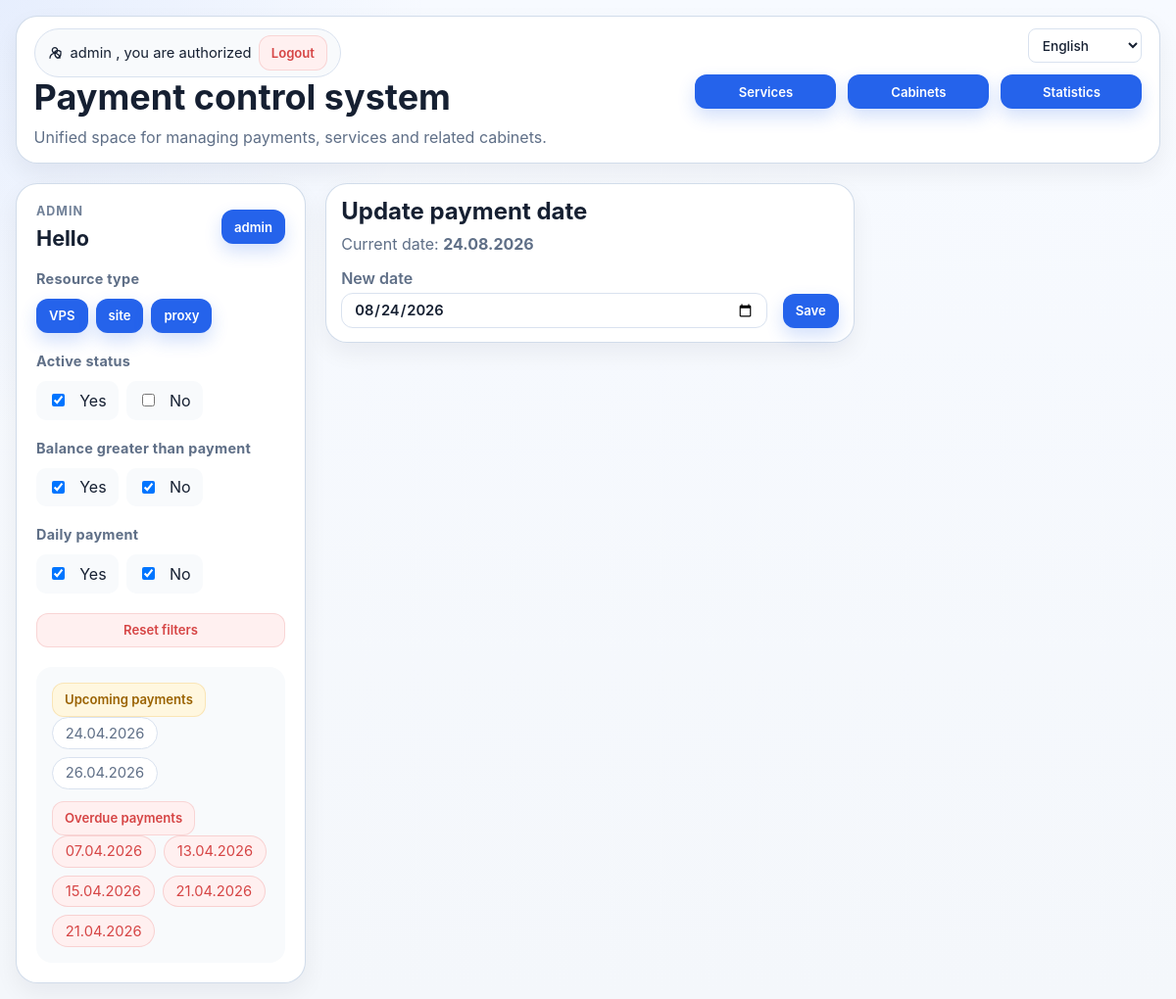
The app's page /edit_dt/414 (signed in), older data.
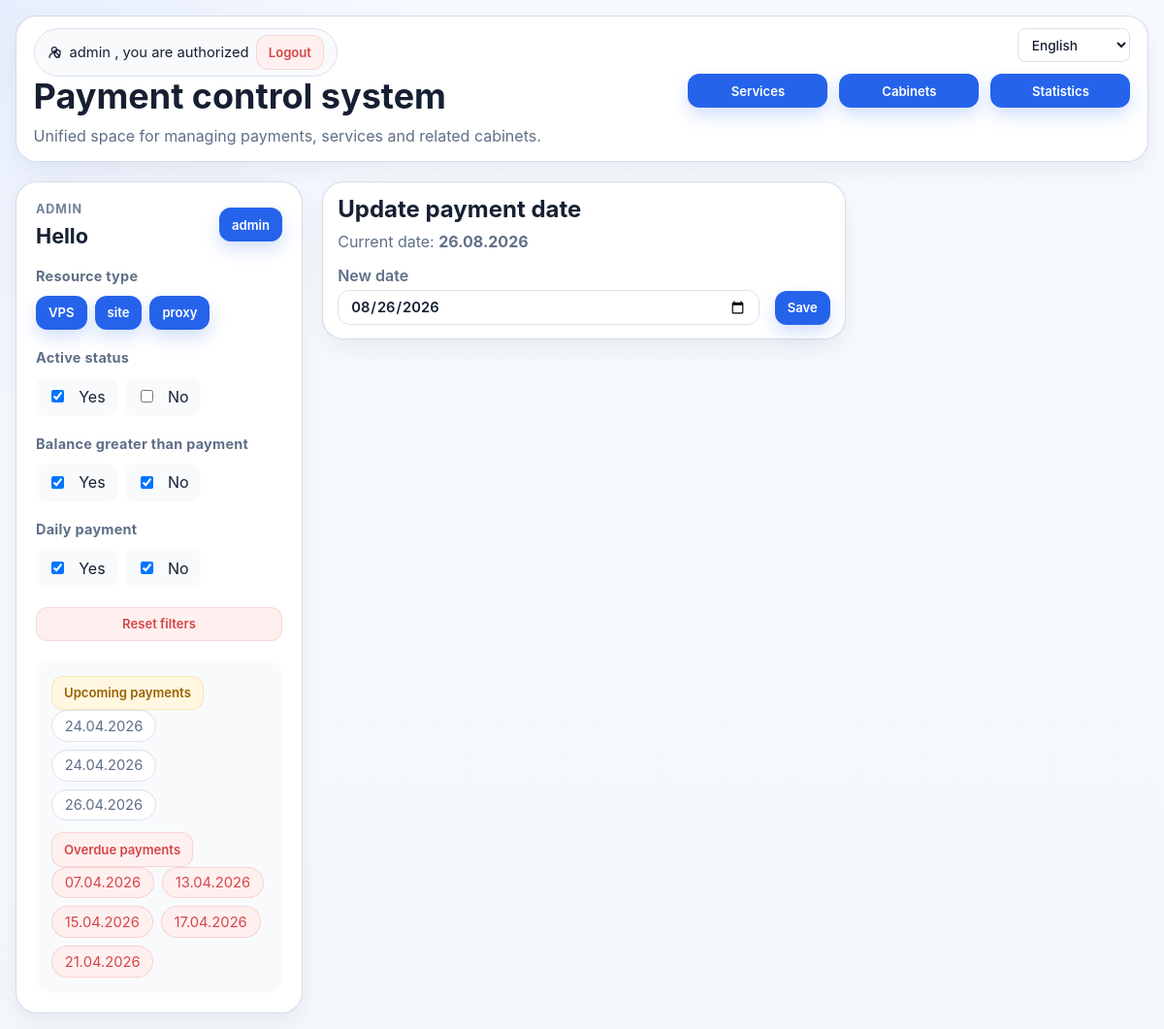
The same page, newer data.
### pay_app/models.py (models this page shows, shortened)
class Pay(models.Model):
    CHOICES_TYPE_SOURCE = (
        ("VPS", "VPS"),
        ("site", "site"),
        ("proxy", "proxy")
    )
    CHOICES_ACTIVE = (
        ("active", "active"),
        ("not active", "not active")
    )
    CHOICES_CURRENCY = (
        ("USD $", "USD"),
        ("EURO €", "EURO"),
        ("UAH ₴", "UAH"),
        ("rub ₽", "rub")
    )
    id = models.BigAutoField(primary_key=True)
    cabinet = models.ForeignKey('Cabinet', on_delete=models.DO_NOTHING, verbose_name='Кабінет')
    groups = models.CharField(max_length=50, blank=True, verbose_name='Група')
    create_date = models.DateField(default=datetime.date.today, verbose_name='Дата створення')
    service = models.CharField(max_length=70, verbose_name='Сервіс')
    type_source = models.CharField(max_length=58, choices=CHOICES_TYPE_SOURCE, default=1, verbose_name='Тип ресурсу')
    price_per_month = models.DecimalField(max_digits=10, decimal_places=2, verbose_name='Місячна плата')
    currency = models.CharField(max_length=8, default=1, choices=CHOICES_CURRENCY, verbose_name='Валюта')
    pay_sys = models.CharField(max_length=50, verbose_name='Платіжна система')
    paid_up_to = models.DateField(default=default_paid_up_to, verbose_name='Оптачено до')
    status = models.CharField(max_length=200, default=1, null=True, choices=CHOICES_ACTIVE, verbose_name='Статус')
    email_login = models.CharField(max_length=300, verbose_name='Логін')
    password = models.CharField(max_length=300, unique=False, verbose_name='Пароль')
    ip = models.CharField(max_length=340, null=True, verbose_name='Ір/port')
    note_pay = models.CharField(max_length=340, blank=True, null=True, verbose_name='Примітка')

### pay_app/views.py (the view, shortened to what this page needs)
# urls.py: path("edit_dt/<int:id>", views.edit_dt, name="edit_dt"),
@login_required
def edit_dt(request: HttpRequest, id: int) -> HttpResponse:
    item = get_object_or_404(Pay, id=id)
    ctx = {'object_l': item}
    ctx.update(_base_ctx(request))
    return render(request, 'edit_dt.html', ctx)

### pay_app/log_context.py (called while the page is built)
def set_request_context(context: dict[str, Any]) -> None:
    _REQUEST_CONTEXT.set(dict(context))

def clear_request_context() -> None:
    _REQUEST_CONTEXT.set({})

### pay_app/services/common.py (called while the page is built)
def get_common_context() -> dict[str, object]:
    today = datetime.date.today()
    month = today + datetime.timedelta(days=31)
    week = today + datetime.timedelta(days=7)
    month_ago = today - datetime.timedelta(days=31)
    last_dt = Pay.objects.filter(
        status='active',
        paid_up_to__gte=today,
        paid_up_to__lte=week,
    ).order_by('paid_up_to')[:5]
    not_paid = Pay.objects.filter(
        status='active',
        paid_up_to__lt=today,
        paid_up_to__gte=month_ago,
    ).order_by('paid_up_to')[:5]
    return {
        'week': week,
        'today': today,
        'last_dt': last_dt,
        'not_paid': not_paid,
        'month': month,
        'month_ago': month_ago,
    }

### pay_app/services/payments.py (called while the page is built)
def get_default_statuses_for_mode(mode: str) -> list[str]:
    if mode == PAY_MODE_OVERDUE:
        return ['active', 'not active']
    return ['active']

### pay_app/views.py (called while the page is built)
def _base_ctx(request: HttpRequest) -> dict:
    ctx = services.get_common_context()
    ctx.update(services.get_default_pay_context(request))
    return ctx

### pay_app/templates/edit_dt.html (shortened to what this page needs)
{% extends 'index.html' %}
{% load static %}
{% load i18n %}
{% load date_filters %}
{% block table %}
  <section class="form-card form-card--narrow">
    <div class="table-card__header table-card__header--compact">
      <div>
        <h2 class="section-title">{% trans "Update payment date" %}</h2>
        <p class="section-subtitle">{% trans "Current date:" %} <strong>{{ object_l.paid_up_to|date:"d.m.Y" }}</strong></p>
      </div>
    </div>
    <form method="POST" class="date-edit-form date-edit-form--card">
      <div class="form-inline-row">
         <label class="form-field form-field--inline" for="id_paid_up_to">
           <span>{% trans "New date" %}</span>
           <input id="id_paid_up_to" type="date" name="paid_up_to" value="{{ object_l.paid_up_to|date_iso }}">
         </label>
         <button type="submit" class="btn_add">{% trans "Save" %}</button>
       </div>
    </form>
  </section>
{% endblock %}

### pay_app/templates/partials/_pay_sidebar.html (shortened to what the changed rows need)
{% load static %}
{% load i18n %}
{% if request.path != tags_page_url %}
<div class="sidenav">
  {% if request.user.username == 'admin' %}
    <div class="sidebar-topbar">
      <div>
        <h2 class="sidebar-title">{% trans "Hello" %}</h2>
      </div>
    </div>
  {% endif %}
  <section class="sidebar-section">
    <div class="sidebar-button-group">
      {% for item in type_source_links %}
        <a href="{{ item.url }}" class="btn_pay btn-linklike {% if item.selected %}is-selected{% endif %}">
          {{ item.value }}
        </a>
      {% endfor %}
    </div>
  </section>
  <section class="sidebar-section sidebar-section--muted">
    <div class="sidebar-cta">
      <div class="date-stack">
        {% for i in last_dt %}
          <span class="context-chip">{{ i.paid_up_to|date:"d.m.Y" }}</span>
        {% empty %}
          <span class="muted-text">{% trans "No upcoming payments" %}</span>
        {% endfor %}
      </div>
    </div>
    <div class="sidebar-cta">
      <div class="date-stack">
        {% for i in not_paid %}
          <span class="context-chip context-chip--danger">{{ i.paid_up_to|date:"d.m.Y" }}</span>
        {% empty %}
          <span class="muted-text">{% trans "No overdue payments" %}</span>
        {% endfor %}
      </div>
    </div>
  </section>
</div>
{% endif %}

Row changes from the older to the newer data that the page shows:
now on this page (row edited): Pay: paid_up_to "24.04.2026", shown under "Daily payment"
changed Pay (number 7 of 9 on the later page): paid_up_to "21.04.2026" → "17.04.2026"; moves up the list
changed Pay (number 9 of 9 on the later page): paid_up_to "24.08.2026" → "26.08.2026"; paid_up_to "08/24/2026" → "08/26/2026"
